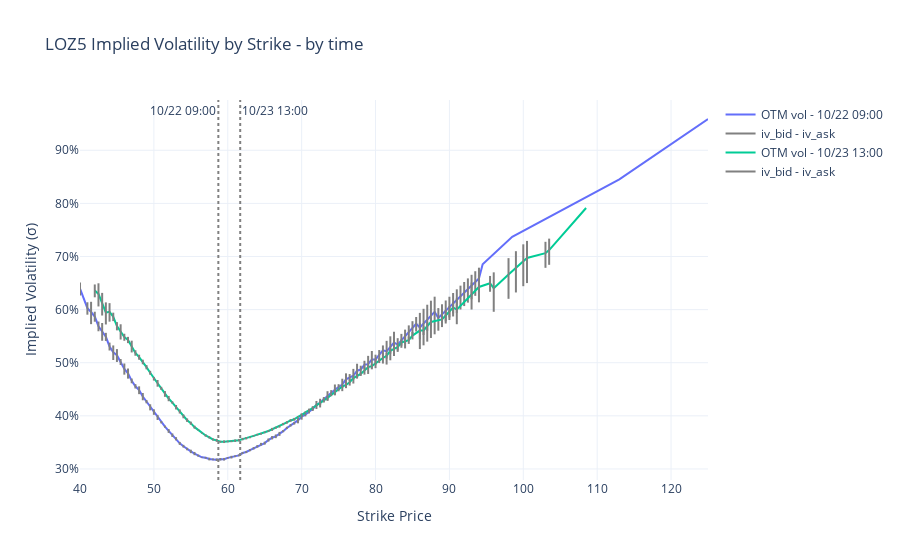

The notebook cell saved with this chart:
### Code cell
def format_t(ts):
    return ts.strftime("%m/%d %H:%M")


near_atm = (40.0, 150.0)
fig = go.Figure()
for timestamp, otm_df in otm_options.items():
    add_vol_plot(
        fig=fig,
        vol_df=otm_df,
        name=f"OTM vol - {format_t(timestamp)}",
        y_col="iv_midprice",
        strike_range=near_atm,
        mode="lines",
    )
    add_vol_range(fig, vol_df=otm_df, strike_range=near_atm)

add_underlying(
    fig=fig,
    underlying_price=underlying_price[time_range[0][1]],
    text=format_t(time_range[0][1]),
    position="top left",
)
add_underlying(
    fig=fig,
    underlying_price=underlying_price[time_range[1][1]],
    text=format_t(time_range[1][1]),
)
layout_vol(fig=fig, label=option_label, detail="by time")
fig.show()
